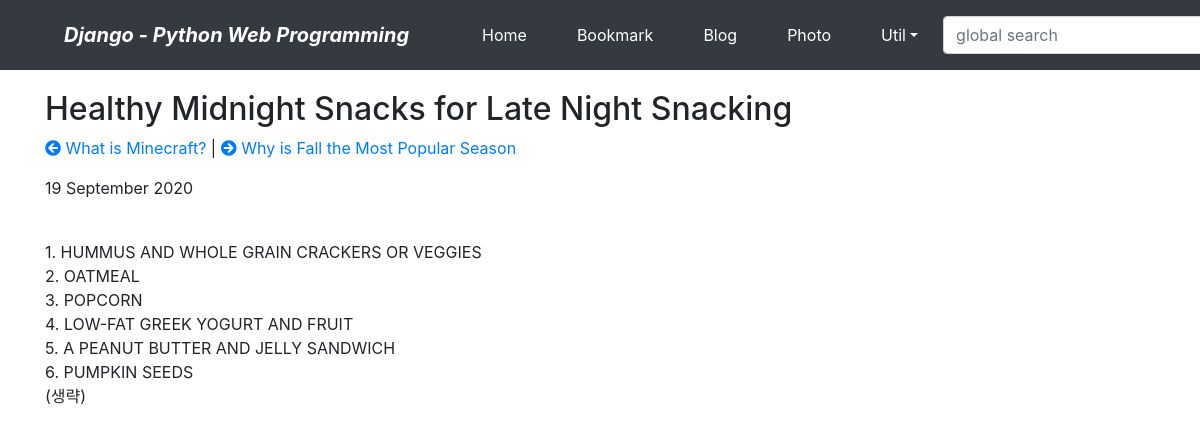
The page /blog/post/healthy-midnight-snacks-late-night-snacking/ on the database its author committed.
### blog/models.py (models this page shows)
class Post(models.Model):
    title = models.CharField(verbose_name = 'TITLE', max_length = 50)
    slug = models.SlugField('SLUG', unique = True, allow_unicode = True, help_text = 'one word for title alias.')
    description = models.CharField('DESCRIPTION', max_length = 100, blank = True, help_text = 'simple description text')
    content = models.TextField('CONTENT')
    create_dt = models.DateTimeField('CREATE DATE', auto_now_add = True)
    modify_dt = models.DateTimeField('MODIFY DATE', auto_now = True)
    tags = TaggableManager(blank = True)
    class Meta:
        verbose_name = 'post'
        verbose_name_plural = 'posts'
        db_table = 'blog_posts'
        ordering = ('-modify_dt',)
    def __str__(self):
        return self.title
    def get_absolute_url(self):
        return reverse('blog:post_detail', args=(self.slug,))
    def get_previous(self):
        return self.get_previous_by_modify_dt()
    def get_next(self):
        return self.get_next_by_modify_dt()

### blog/views.py (the view)
# urls.py: re_path(r'^post/(?P<slug>[-\w]+)/$', views.PostDV.as_view(), name = 'post_detail'),
class PostDV(DetailView):
    model = Post

### blog/templates/blog/post_detail.html (shortened to what this page needs)
{% extends "base.html" %}
{% block content %}
<h2>{{ object.title }}</h2>
<p>
    {% if object.get_previous %}
    <a href = "{{ object.get_previous.get_absolute_url }}" title = "View previous post">
        <i class="fas fa-arrow-circle-left"></i> {{ object.get_previous}}
    </a>
    {% endif %}
    {% if object.get_next %}
    | <a href = "{{ object.get_next.get_absolute_url }}" title = "View next post">
        <i class="fas fa-arrow-circle-right"></i> {{ object.get_next }}
    </a>
    {% endif %}
</p>
<p>{{ object.modify_dt|date:"j F Y" }}</p>
<br>
<div>
    {{ object.content|linebreaks }}
</div>
{% endblock %}

### rows shown on the page
Post: title "Healthy Midnight Snacks for Late Night Snacking", get_previous "What is Minecraft?", get_next "Why is Fall the Most Popular Season", modify_dt "19 September 2020", content "1. HUMMUS AND WHOLE GRAIN CRACKERS OR VEGGIES 2. OATMEAL 3. POPCORN 4. LOW-FAT GREEK YOGURT AND FRUIT 5. A PEANUT BUTTER AND JELLY SANDWICH 6. PUMPKIN SEEDS (생략)"
